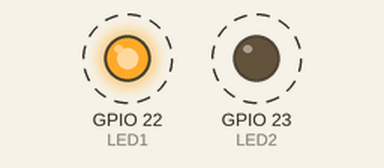
Simulated run of this sketch. Board: ESP32. On the bench: output pins drawn as LEDs (lit = HIGH). Dashed ring = blinking.

Above: at 0.5 s.
Timing chart, 0 to 4.6 s (numbered marks = the images above):
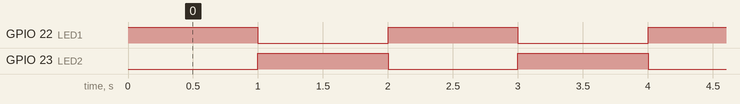

The sketch:

Altflash.ino
```cpp
/****************************************************************
 *                      ALTERNATE FLASHING LEDs
 *                      =======================
 *
 * In this program two LEDs are connected to port GPIO22 and
 * GPIO23 of the ESP32 Devkitc. The program flashes the LEDs
 * alternately with one second delay between each output
 *
 * Program: Altflash
 * Date   : July, 2017
 **************************************************************/
#define LED1 22
#define LED2 23
#define ON HIGH
#define OFF LOW

void setup()
{
    pinMode(LED1, OUTPUT);
    pinMode(LED2, OUTPUT);
}

void loop()
{
    digitalWrite(LED1, HIGH);
    digitalWrite(LED2, LOW);
    delay(1000);
    digitalWrite(LED1, LOW);
    digitalWrite(LED2, HIGH);
    delay(1000);
}
```

Measured:
- by itself, GPIO 22 (LED1), GPIO 23 (LED2): alternates HIGH for 1.0 s and LOW for 1.0 s
